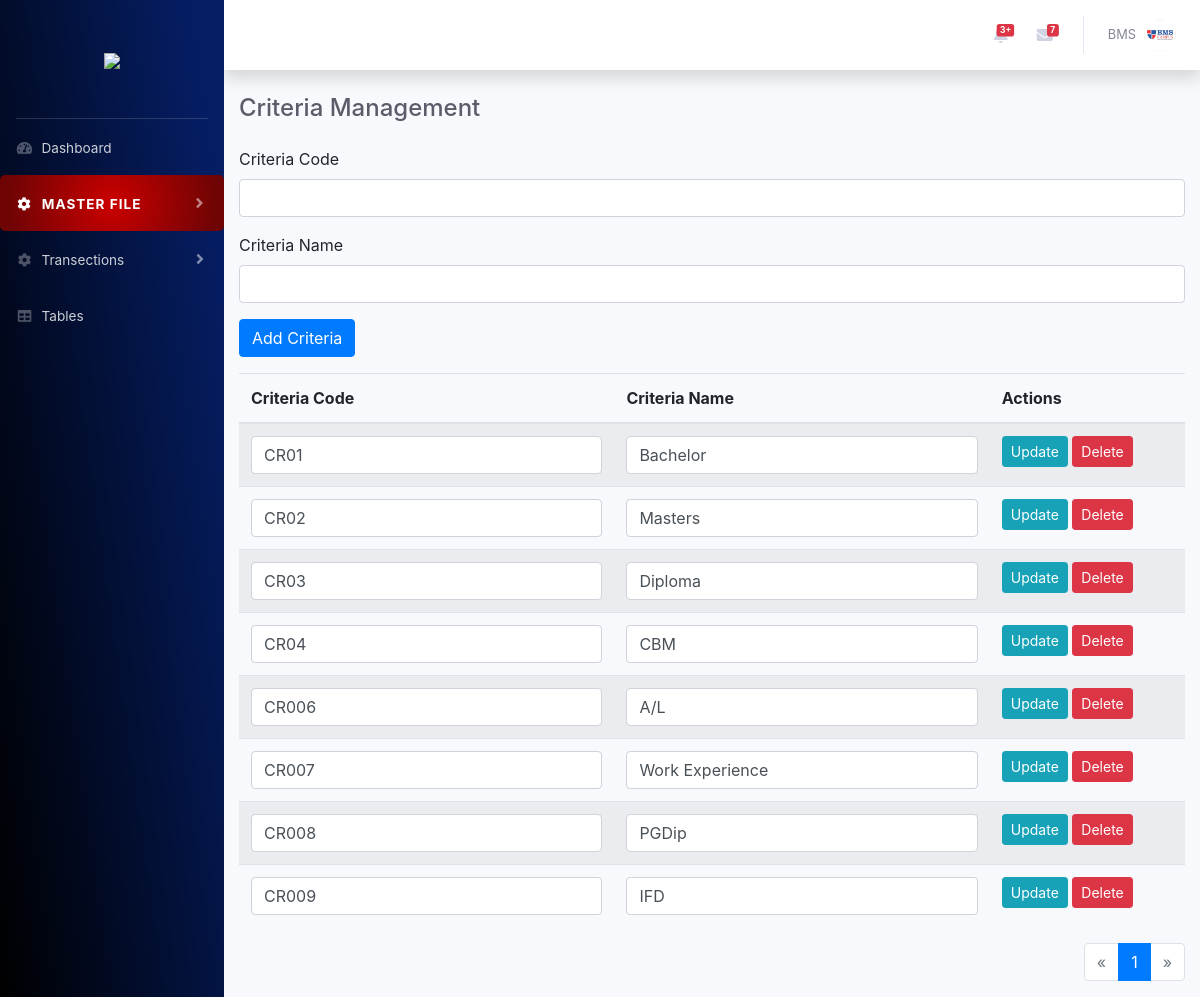
The page /create_criteria.php on the database its author committed.
### tables this page shows
CREATE TABLE `criterias` (
  `id` int(11) NOT NULL,
  `criteria_code` varchar(100) NOT NULL,
  `criteria_name` varchar(255) NOT NULL,
  `created_at` timestamp NOT NULL DEFAULT current_timestamp()
);

### create_criteria.php (the view, shortened to what this page needs)
<?php
include("database/connection.php");
include("includes/header.php");
$results_per_page = 10;
$page = isset($_GET['page']) ? (int)$_GET['page'] : 1;
$start = ($page - 1) * $results_per_page;
$sql = "SELECT * FROM criterias LIMIT $start, $results_per_page";
$result = $conn->query($sql);
$sql_total = "SELECT COUNT(*) as total FROM criterias";
$result_total = $conn->query($sql_total);
$total_rows = $result_total->fetch_assoc()['total'];
$total_pages = ceil($total_rows / $results_per_page);
?>
<div id="wrapper">
    <?php include("nav.php"); ?>
    <div id="content-wrapper" class="d-flex flex-column">
        <div id="content">
            <?php include("includes/topnav.php"); ?>
            <div class="container">
                <div class="d-sm-flex align-items-center justify-content-between mb-4">
                    <h4 class="h4 mb-0 text-gray-800">Criteria Management</h4>
                </div>
                <form action="" method="post" class="mb-3">
                    <div class="form-group">
                        <label for="criteria_code">Criteria Code</label>
                        <input type="text" class="form-control" id="criteria_code" name="criteria_code" required>
                    </div>
                    <div class="form-group">
                        <label for="criteria_name">Criteria Name</label>
                        <input type="text" class="form-control" id="criteria_name" name="criteria_name" required>
                    </div>
                    <button type="submit" name="add_criteria" class="btn btn-primary">Add Criteria</button>
                </form>
                <table class="table table-striped">
                    <thead>
                        <tr>
                            <th>Criteria Code</th>
                            <th>Criteria Name</th>
                            <th>Actions</th>
                        </tr>
                    </thead>
                    <tbody>
                        <?php while ($row = $result->fetch_assoc()): ?>
                            <tr>
                                <form action="" method="post">
                                    <td>
                                        <input type="text" name="criteria_code" value="<?php echo htmlspecialchars($row['criteria_code']); ?>" class="form-control">
                                    </td>
                                    <td>
                                        <input type="text" name="criteria_name" value="<?php echo htmlspecialchars($row['criteria_name']); ?>" class="form-control">
                                    </td>
                                    <td>
                                        <button type="submit" name="update_criteria" class="btn btn-info btn-sm">Update</button>
                                        <button type="submit" name="delete_criteria" class="btn btn-danger btn-sm">Delete</button>
                                    </td>
                                </form>
                            </tr>
                        <?php endwhile; ?>
                    </tbody>
                </table>
                <nav aria-label="Page navigation">
                    <ul class="pagination justify-content-end">
                        <li class="page-item <?php if ($page <= 1) echo 'disabled'; ?>">
                            <a class="page-link" href="?page=<?php echo $page - 1; ?>" aria-label="Previous">
                                <span aria-hidden="true">&laquo;</span>
                            </a>
                        </li>
                        <?php for ($i = 1; $i <= $total_pages; $i++): ?>
                            <li class="page-item <?php if ($i == $page) echo 'active'; ?>">
                                <a class="page-link" href="?page=<?php echo $i; ?>"><?php echo $i; ?></a>
                            </li>
                        <?php endfor; ?>
                        <li class="page-item <?php if ($page >= $total_pages) echo 'disabled'; ?>">
                            <a class="page-link" href="?page=<?php echo $page + 1; ?>" aria-label="Next">
                                <span aria-hidden="true">&raquo;</span>
                            </a>
                        </li>
                    </ul>
                </nav>
            </div>
        </div>
    </div>
</div>

### rows shown on the page
criterias: criteria_code "CR01", criteria_name "Bachelor"
criterias: criteria_code "CR02", criteria_name "Masters"
criterias: criteria_code "CR03", criteria_name "Diploma"
criterias: criteria_code "CR04", criteria_name "CBM"
criterias: criteria_code "CR006", criteria_name "A/L"
criterias: criteria_code "CR007", criteria_name "Work Experience"
criterias: criteria_code "CR008", criteria_name "PGDip"
criterias: criteria_code "CR009", criteria_name "IFD"
